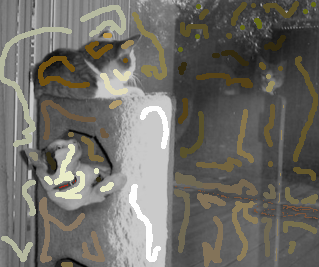
#> input picture img/cats-mk.bmp, 319 x 267 px, given in place of cats-mk.bmp.bmp, which was not available
$ python color.py ../img/cats-mk.bmp ../img/cats.bmp
#> lines starting #> are read from the running program, lines starting #| are printed output that depends on the picture; after the words box and inside, x2 and y2 are one past the last pixel; in counts of white or black regions, pixels touching at a corner belong together; pictures that were not available may be replaced by others from this repository, and a replacement may not be noted
#> in main, img is the input picture: shape (267, 319, 3); mean B, G, R 102.3, 108.5, 110.4
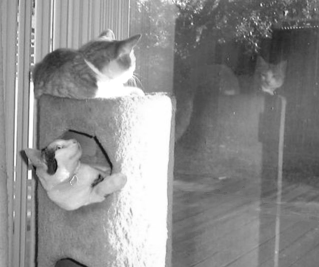
#> input picture img/cats.bmp, 319 x 267 px, given in place of cats.bmp.bmp, which was not available
#> in main, mrk is the input picture: shape (267, 319, 3); min 13, max 255, mean 139.8
import cv2
import numpy as np
from scipy import sparse
from scipy.sparse.linalg import spsolve
import os, sys

from math import *

IMG_DIR = "../img/"
OUT_DIR = "../out/"


def im2double(im):
    info = np.iinfo(im.dtype)                # Get the data type of the input image
    return im.astype(np.double) / info.max   # Divide all values by the largest possible value in the dtype


def double2im(im):
    im = im * 255
    return im.astype(np.uint8)


def colorize(img, mrk):
    # double type
    d_img = im2double(img)
    d_mrk = im2double(mrk)
    print("d_src.shape:", d_img.shape, d_img.dtype)
#| d_src.shape: (267, 319, 3) float64

    # diff between src & mrk
    mark_map = np.sum((np.abs(d_img - d_mrk)), 2) > 0.01
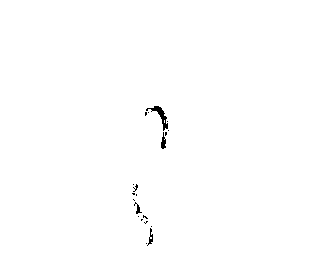
#> mark_map: shape (267, 319) bool; 99.6% white; 20 black regions (16 under 20 px), largest, box (x1, y1, x2, y2) and area: (146, 106, 168, 131) 146, (161, 132, 166, 149) 52, (147, 228, 153, 246) 41, (134, 202, 142, 214) 34
    mark_map = mark_map.astype(np.float64)
    print("colorIm.shape:", mark_map.shape, mark_map.dtype)
#| colorIm.shape: (267, 319) float64
    # print(colorIm)

    # to HSV space
    s_img = im2double(cv2.cvtColor(img, cv2.COLOR_BGR2HSV))
    s_mrk = im2double(cv2.cvtColor(mrk, cv2.COLOR_BGR2HSV))
#> in im2double (call 4), `return im.astype(np.double) / info.max`:
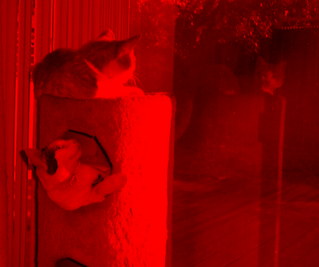
#> returned value: shape (267, 319, 3) float64; mean of channels 0, 1, 2 0, 0, 0.548; drawn as B, G, R
    print("s_img.shape:", s_img.shape, s_img.dtype)
#| s_img.shape: (267, 319, 3) float64

    hsv_img = np.copy(s_mrk)
    hsv_img[:, :, 2] = s_img[:, :, 2]     # copy brightness
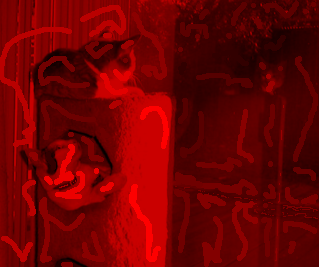
#> hsv_img: shape (267, 319, 3) float64; mean B, G, R 0, 0, 0.433

    # resize
    max_d = floor(log(min([hsv_img.shape[0], hsv_img.shape[1]]), 2) - 2)
#> max_d = 6
    iu = int(floor(hsv_img.shape[0] / pow(2, max_d - 1)) * pow(2, max_d - 1))
#> iu = 256
    ju = int(floor(hsv_img.shape[1] / pow(2, max_d - 1)) * pow(2, max_d - 1))
#> ju = 288
    mark_map = mark_map[0:iu, 0:ju]
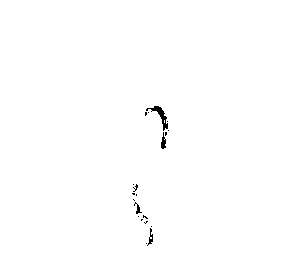
#> mark_map: shape (256, 288) float64; values 0 (black) and 1 (white), 99.5% white; 20 black regions (16 under 20 px), largest, box (x1, y1, x2, y2) and area: (146, 106, 168, 131) 146, (161, 132, 166, 149) 52, (147, 228, 153, 246) 41, (134, 202, 142, 214) 34
    hsv_img = hsv_img[0:iu, 0:ju, :]
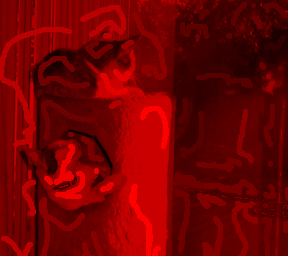
#> hsv_img: shape (256, 288, 3) float64; mean B, G, R 0, 0, 0.449
    print("Resized:")
    print("colorIm.shape:", mark_map.shape)
#| colorIm.shape: (256, 288)
    print("hsvIm.shape:", hsv_img.shape)
#| hsvIm.shape: (256, 288, 3)

    # get color
    return set_color(mark_map, hsv_img)


def set_color(color, hsv):
    height = hsv.shape[0]
#> height = 256
    width = hsv.shape[1]
#> width = 288
    size = height * width
#> size = 73728

    # find color anchor
    element_idx = np.reshape([x for x in range(0, size)], [width, height]).transpose()
    mark_idx_pair = np.nonzero(color)
#> mark_idx_pair = 73392 positions, rows 0 to 255, columns 0 to 287
    mark_idx_linear = mark_idx_pair[1] * height + mark_idx_pair[0]

    neighbour = 1
    vec_len = int(size * pow(2 * neighbour + 1, 2))
#> vec_len = 663552
    col_idx = np.zeros([vec_len, 1])
    row_idx = np.zeros([vec_len, 1])
    vals = np.zeros([vec_len, 1])
    gvals = np.zeros([1, int(pow(2 * neighbour + 1, 2))])

    # print(element_idx.shape, mark_idx_linear, col_idx.shape, gvals.shape)

    # calculating
    print("Calculating...")
    llen, consts_len = 0, 0
    for j in range(0, width):
        for i in range(0, height):
            # spread color
            if not color[i, j]:
                tlen = 0
                for ii in range(max((0, i - neighbour)), min((height, i + neighbour + 1))):
                    for jj in range(max((0, j - neighbour)), min((width, j + neighbour + 1))):
                        if ii != i or jj != j:
                            row_idx[llen] = consts_len
                            col_idx[llen] = element_idx[ii, jj]
                            gvals[0, tlen] = hsv[ii, jj, 2]       # brightness
                            llen += 1
                            tlen += 1

                tval = hsv[i, j, 2]
                gvals[0, tlen] = tval
                cvar = np.mean(np.power(gvals[0, 0:tlen+1] - np.mean(gvals[0, 0:tlen+1]), 2))
                csig = cvar * 0.6
                mgv = np.min(np.power(gvals[0, 0:tlen] - tval, 2))

                # control the spread of color
                if csig < (-mgv / log(0.01)):
                    csig = -mgv / log(0.01)
                if csig < 0.000005:
                    csig = 0.000005

                gvals[0, 0:tlen] = np.exp(-np.power(gvals[0, 0:tlen] - tval, 2) / csig)
                gvals[0, 0:tlen] = gvals[0, 0:tlen] / np.sum(gvals[0, 0:tlen])
                vals[llen-tlen:llen] = -np.reshape(gvals[0, 0:tlen], [tlen, 1])
            # end of not color(i,j)

            # set idx
            row_idx[llen] = consts_len
            col_idx[llen] = element_idx[i, j]
            vals[llen] = 1
            consts_len += 1
            llen += 1
#> after the loop, consts_len = 73728; llen = 76416
    # end of for

    vals = np.reshape(vals[0:llen], -1)
    col_idx = np.reshape(col_idx[0:llen], -1)
    row_idx = np.reshape(row_idx[0:llen], -1)

    # sparse matrix, else too large
    A = sparse.coo_matrix((vals, (row_idx, col_idx)), shape=(consts_len, size))
    b = np.zeros([consts_len, 1])

    # write output
    out = np.copy(hsv)
    for t in range(0, 2):
        plain = hsv[:, :, t]
        b[mark_idx_linear] = np.reshape(plain[mark_idx_pair], [mark_idx_linear.shape[0], 1])
        res = spsolve(A, b)
        out[:, :, t] = np.reshape(res, [width, height]).transpose()

    out = double2im(out)
    out = cv2.cvtColor(out, cv2.COLOR_HSV2BGR)
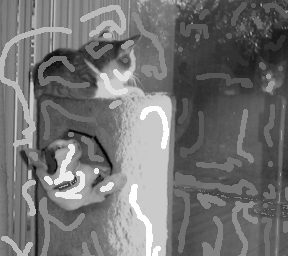
#> out: shape (256, 288, 3); min 2, max 254, mean 114.4
    return out


def main():
    if len(sys.argv) < 3:
        print("Usage:")
        print("\t%s src_img marked_img [output_img]" % sys.argv[0])
        exit(0)

    src_img = IMG_DIR + sys.argv[1] + ".bmp"
    mrk_img = IMG_DIR + sys.argv[2] + ".bmp"

    if len(sys.argv) == 4:
        out_img = OUT_DIR + sys.argv[-1] + ".bmp"
    else:
        out_img = OUT_DIR + sys.argv[1] + "_out.bmp"

    print("Reading src img: %s" % src_img)
    img = cv2.imread(src_img, cv2.IMREAD_COLOR)
    mrk = cv2.imread(mrk_img, cv2.IMREAD_COLOR)
    cv2.imshow("src", img)
    cv2.imshow("mark", mrk)
    out = colorize(img, mrk)

    cv2.imshow('out', out)
    cv2.imwrite(out_img, out)

    # finished
    cv2.waitKey()


if __name__ == '__main__':
    main()
